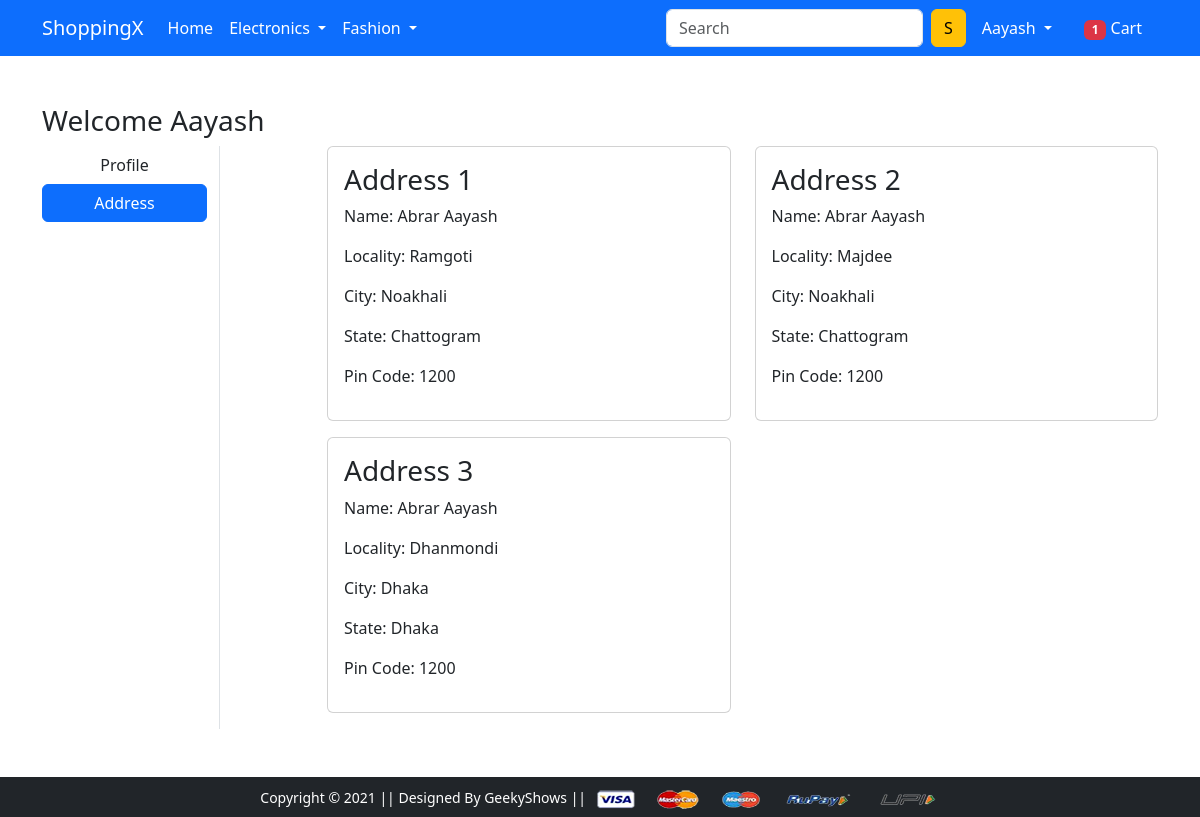
The page /address/ (signed in) on the database its author committed.
### app/models.py (models this page shows, shortened)
class Customer(models.Model):
    user = models.ForeignKey(User, on_delete=models.CASCADE)
    name = models.CharField(max_length=200)
    locality = models.CharField(max_length=200)
    city = models.CharField(max_length=50)
    zipcode = models.IntegerField()
    state = models.CharField(choices=STATE_CHOICES, max_length=50)

### app/views.py (the view)
# urls.py: path('address/', views.AddressView.as_view(), name='address'),
@method_decorator(login_required, name='dispatch')
class AddressView(View):
 def get(self, request):
  totalitem = 0
  add = Customer.objects.filter(user=request.user)
  if request.user.is_authenticated:
   totalitem = len(Cart.objects.filter(user=request.user))
  return render(request, 'app/address.html', {'address':add, 'active':'btn-primary', 'totalitem':totalitem})

### app/templates/app/address.html (shortened to what this page needs)
{% extends 'app/base.html' %}
{% load static %}
{% block main-content %}
<div class="container my-5">
 <div class="row">
 <h3>Welcome {{request.user.username|capfirst}}</h3>
  <div class="col-sm-2 border-end">
   <ul class="list-unstyled">
    <li class="d-grid"><a href="{% url 'profile' %}" class="btn ">Profile</a></li>
    <li class="d-grid"><a href="{% url 'address' %}" class="btn {{active}}">Address</a></li>
   </ul>
  </div>
  <div class="col-sm-9 offset-sm-1">
   <div class="row">
    {% for ad in address %}
    <div class="col-sm-6">
        <div class="card mb-3">
         <div class="card-body">
          <h3>Address {{forloop.counter}}</h3>
          <p>Name: {{ad.name}}</p>
          <p>Locality: {{ad.locality}}</p>
          <p>City: {{ad.city}}</p>
          <p>State: {{ad.state}}</p>
          <p>Pin Code: {{ad.zipcode}}</p>
         </div>
        </div>
       </div>
    {% endfor %}
   </div>
  </div>
 </div>
</div>
{% endblock main-content %}

### app/templates/app/base.html (shortened to what this page needs)
<!doctype html>
{% load static %}
<html lang="en">
  <head>
    <link rel="stylesheet" href="{% static 'app/css/bootstrap.min.css' %}">
    <link rel="stylesheet" href="{% static 'app/css/owl.carousel.min.css' %}">
    <link rel="stylesheet" href="{% static 'app/css/all.min.css' %}">
    <link rel="stylesheet" href="{% static 'app/css/style.css' %}">
  </head>
  <body>
    <nav class="navbar navbar-expand-lg navbar-dark bg-primary">
     <div class="container">
       <a class="navbar-brand" href="/">ShoppingX</a>
       <div class="collapse navbar-collapse" id="navbarSupportedContent">
         <ul class="navbar-nav me-auto mb-2 mb-lg-0">
           <li class="nav-item">
             <a class="nav-link active" aria-current="page" href="/">Home</a>
           </li>
           <li class="nav-item dropdown">
             <a class="nav-link dropdown-toggle text-white" href="#" id="electronicsDropdown" role="button" data-bs-toggle="dropdown" aria-expanded="false">
               Electronics
             </a>
           </li>
           <li class="nav-item dropdown">
             <a class="nav-link dropdown-toggle text-white" href="#" id="fashionDropdown" role="button" data-bs-toggle="dropdown" aria-expanded="false">
               Fashion
             </a>
           </li>
         </ul>
         <form class="d-flex">
           <input class="form-control me-2" type="search" placeholder="Search" aria-label="Search">
           <button class="btn btn-warning" type="submit">S</button>
         </form>
         <div>
          <ul class="navbar-nav me-auto mb-2 mb-lg-0">
            {% if request.user.is_authenticated %}
           <li class="nav-item dropdown mx-2">
              <a class="nav-link dropdown-toggle text-white" href="#" id="profileDropdown" role="button" data-bs-toggle="dropdown" aria-expanded="false">
                {{request.user.username|capfirst}}
              </a>
            </li>
            <li class="nav-item mx-2">
             <a href="{% url 'showcart' %}" class="nav-link text-white"><span class="badge bg-danger">{{totalitem}}</span> Cart </a>
            </li>
            {% endif %}
          </ul>
         </div>
       </div>
     </div>
    </nav>
    {% block main-content %} {% endblock main-content %}
    <footer class="container-fluid bg-dark text-center p-2 mt-5">
        <small class="text-white">Copyright &copy; 2021 || Designed By GeekyShows || </small>
        <img src="{% static 'app/images/payment.png' %}" alt="" srcset="" class="img-fluid" height="2px">
    </footer>
  </body>
</html>

### rows shown on the page
Customer: name "Abrar Aayash", locality "Ramgoti", city "Noakhali", state "Chattogram", zipcode "1200"
Customer: name "Abrar Aayash", locality "Majdee", city "Noakhali", state "Chattogram", zipcode "1200"
Customer: name "Abrar Aayash", locality "Dhanmondi", city "Dhaka", state "Dhaka", zipcode "1200"

### other values the page prints
{{ request.user.username|capfirst }} "Aayash"
{{ totalitem }} "1"
